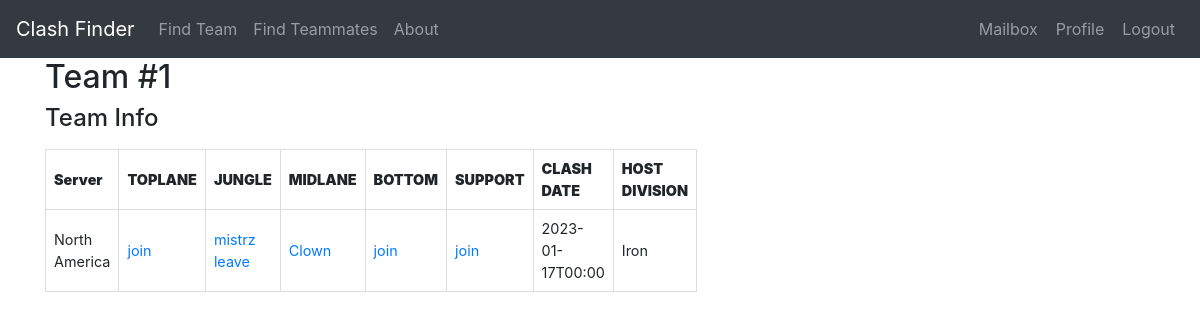
The app's page /team/1 (signed in) with its own data.
### models.py (models this page shows, shortened)
class ClashTeam(UserMixin, db.Model):
    id = db.Column(db.Integer, primary_key=True)
    clash_date = db.Column(db.DateTime, nullable=False, default=None)
    division = db.Column(db.String(64), index=True, default=None)
    toplane = db.Column(db.String(64), index=True, default=None)
    jungle = db.Column(db.String(64), index=True, default=None)
    midlane = db.Column(db.String(64), index=True, default=None)
    bottom = db.Column(db.String(64), index=True, default=None)
    support = db.Column(db.String(64), index=True, default=None)
    host_id = db.Column(db.Integer, db.ForeignKey('profile.id'))
    invitation = db.relationship('ClashInvitation', backref='futureteam', lazy='dynamic',
                                 cascade="all, delete, delete-orphan")
    request = db.relationship('ClashRequest', backref='desired_team', lazy='dynamic',
                              cascade="all, delete, delete-orphan")
    def formatted_clash_date(self):
        return self.clash_date.strftime('%Y-%m-%dT%H:%M')

class Profile(UserMixin, db.Model):
    id = db.Column(db.Integer, primary_key=True)
    nickname = db.Column(db.String(64), index=True, unique=True)
    server = db.Column(db.String(10), index=True)
    division = db.Column(db.String(20), index=True)
    best_position = db.Column(db.String(20), index=True)
    alternative_position = db.Column(db.String(20), index=True)
    user_id = db.Column(db.Integer, db.ForeignKey('user.id'))
    clash_team = db.relationship('ClashTeam', backref='host', lazy='dynamic')
    invitation_in = db.relationship('ClashInvitation', backref='invitedguest', lazy='dynamic',
                                    cascade="all, delete, delete-orphan")
    request_out = db.relationship('ClashRequest', backref='candidate', lazy='dynamic',
                                  cascade="all, delete, delete-orphan")
    reported = db.relationship('ReportPlayer', backref='Reported', lazy='dynamic',
                               cascade="all, delete, delete-orphan")

### routes.py (the view)
@app.route('/team/<int:teamid>', methods=['GET', 'POST'])
@login_required
def team(teamid):
    team = ClashTeam.query.filter_by(id=teamid).first_or_404()
    return render_template('team.html', team=team, user=current_user)

### models.py (called while the page is built)
@login.user_loader
def load_user(id):
    return User.query.get(int(id))

### templates/team.html (shortened to what this page needs)
{% extends "base.html" %}
{% block content %}
<div class="container">
	<div class="row">
		<div class="col-sm-6">
			<h2>Team #{{ team.id }}</h2>
			<div class="account-info">
				<label for="profiles">
					<h4>Team Info</h4>
				</label>
				<table>
					<thead>
						<tr>
							<th><strong>Server</strong></th>
							<th><strong>TOPLANE</strong></th>
							<th><strong>JUNGLE</strong></th>
							<th><strong>MIDLANE</strong></th>
							<th><strong>BOTTOM</strong></th>
							<th><strong>SUPPORT</strong></th>
							<th><strong>CLASH DATE</strong></th>
							<th><strong>HOST DIVISION</strong></th>
						</tr>
					</thead>
					<tbody>
						<tr>
							<td>{{ team.host.server }}</td>
							<td>
								{% if team.toplane %}
								<a href="{{ url_for('profile', server=team.host.server, nickname=team.toplane) }}">{{
									team.toplane }}</a>
								{% if current_user.id == team.host.user_id and team.toplane != team.host.nickname %}
								<a
									href="{{ url_for('delete_teammate', username=current_user.username, team_id=team.id, position='toplane') }}">delete</a>
								{% elif current_user.profiles.filter_by(nickname=team.toplane, server=team.host.server).all() %}
								<a href="{{ url_for('leave_team', username=current_user.username, team_id=team.id, profile=team.toplane) }}">leave</a>
								{% endif %}
								{% else %}
								{% if current_user.id == team.host.user_id %}
								<a href="{{ url_for('findteammates') }}">find player</a>
								{% else %}
								<a href="{{ url_for('jointeam', team_id=team.id) }}">join</a>
								{% endif %}
								{% endif %}
							</td>
							<td>
								{% if team.jungle %}
								<a href="{{ url_for('profile', server=team.host.server, nickname=team.jungle) }}">{{
									team.jungle }}</a>
								{% if current_user.id == team.host.user_id and team.jungle != team.host.nickname %}
								<a
									href="{{ url_for('delete_teammate', username=current_user.username, team_id=team.id, position='jungle') }}">delete</a>
								{% elif current_user.profiles.filter_by(nickname=team.jungle, server=team.host.server).all() %}
								<a href="{{ url_for('leave_team', username=current_user.username, team_id=team.id, profile=team.jungle) }}">leave</a>
								{% endif %}
								{% else %}
								{% if current_user.id == team.host.user_id %}
								<a href="{{ url_for('findteammates') }}">find player</a>
								{% else %}
								<a href="{{ url_for('jointeam', team_id=team.id) }}">join</a>
								{% endif %}
								{% endif %}
							</td>
							<td>
								{% if team.midlane %}
								<a href="{{ url_for('profile', server=team.host.server, nickname=team.midlane) }}">{{
									team.midlane }}</a>
								{% else %}
								{% if current_user.id == team.host.user_id %}
								<a href="{{ url_for('findteammates') }}">find player</a>
								{% else %}
								<a href="{{ url_for('jointeam', team_id=team.id) }}">join</a>
								{% endif %}
								{% endif %}
							</td>
							<td>
								{% if team.bottom %}
								<a href="{{ url_for('profile', server=team.host.server, nickname=team.bottom) }}">{{
									team.bottom }}</a>
								{% if current_user.id == team.host.user_id and team.bottom != team.host.nickname %}
								<a
									href="{{ url_for('delete_teammate', username=current_user.username, team_id=team.id, position='bottom') }}">delete</a>
								{% elif current_user.profiles.filter_by(nickname=team.bottom, server=team.host.server).all() %}
								<a href="{{ url_for('leave_team', username=current_user.username, team_id=team.id, profile=team.bottom) }}">leave</a>
								{% endif %}
								{% else %}
								{% if current_user.id == team.host.user_id %}
								<a href="{{ url_for('findteammates') }}">find player</a>
								{% else %}
								<a href="{{ url_for('jointeam', team_id=team.id) }}">join</a>
								{% endif %}
								{% endif %}
							</td>
							<td>
								{% if team.support %}
								<a href="{{ url_for('profile', server=team.host.server, nickname=team.support) }}">{{
									team.support }}</a>
								{% if current_user.id == team.host.user_id and team.support != team.host.nickname %}
								<a
									href="{{ url_for('delete_teammate', username=current_user.username, team_id=team.id, position='support') }}">delete</a>
								{% elif current_user.profiles.filter_by(nickname=team.support, server=team.host.server).all() %}
								<a href="{{ url_for('leave_team', username=current_user.username, team_id=team.id, profile=team.support) }}">leave</a>
								{% endif %}
								{% else %}
								{% if current_user.id == team.host.user_id %}
								<a href="{{ url_for('findteammates') }}">find player</a>
								{% else %}
								<a href="{{ url_for('jointeam', team_id=team.id) }}">join</a>
								{% endif %}
								{% endif %}
							</td>
							<td>{{ team.formatted_clash_date()}}</td>
							<td>{{ team.division}}</td>
						</tr>
					</tbody>
				</table>
			</div>
		</div>
	</div>
</div>
{% endblock %}

### templates/team.html (style rules this page uses)
table { border-collapse: collapse; font-size: 0.9em; border: 1px solid #ddd; }
th { border: 1px solid #ddd; padding: 8px; text-align: left; }
td { border: 1px solid #ddd; padding: 8px; }

### records on screen
ClashTeam: id "1", jungle "mistrz", midlane "Clown", formatted_clash_date "2023-01-17T00:00", division "Iron"
Profile: host.server "North America"
